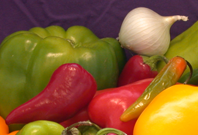
%> input picture ch02/onion.png, 198 x 135 px
$ octave ch02_rgbcomp.m   (GNU Octave 9; MATLAB toolbox functions it lacks are replaced by stand-ins)
%> lines starting %> are read from the running program, lines starting %| are printed output that depends on the picture
D=imread('onion.png');      % Read in 8-bit RGB colour image.
%> D is the input picture: size 135x198x3 uint8; mean R, G, B 137.3, 92.8, 45.3

Dred  = D(:,:,1);           % extract red channel   (1st channel)
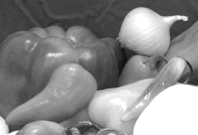
%> Dred: size 135x198 uint8; min 16, max 255, mean 137.3
Dgreen = D(:,:,2);          % extract green channel (2nd channel)
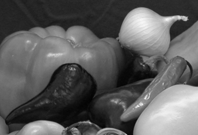
%> Dgreen: size 135x198 uint8; min 2, max 248, mean 92.8
Dblue = D(:,:,3);           % extract blue channel  (3rd channel)
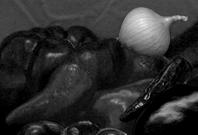
%> Dblue: size 135x198 uint8; min 0, max 233, mean 45.3

subplot(2,2,1); imshow(D); axis image;  % display all in 2x2 plot

subplot(2,2,2); imshow(Dred); title('red');     % display and label
subplot(2,2,3); imshow(Dgreen); title('green');
subplot(2,2,4); imshow(Dblue); title('blue');
